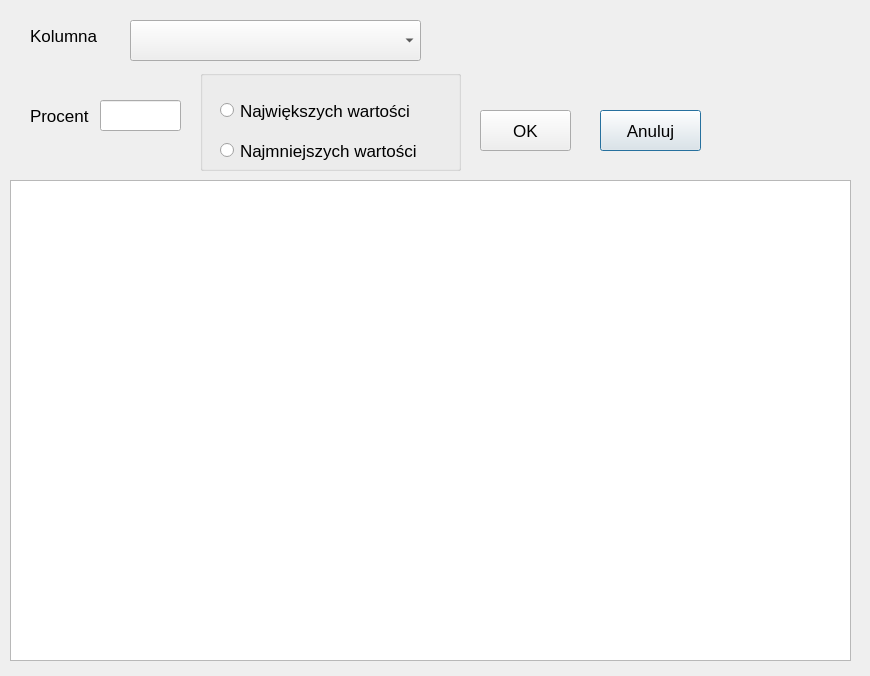
<?xml version="1.0" encoding="UTF-8"?>
<ui version="4.0">
 <class>Dialog</class>
 <widget class="QDialog" name="Dialog">
  <property name="geometry">
   <rect>
    <x>0</x>
    <y>0</y>
    <width>870</width>
    <height>676</height>
   </rect>
  </property>
  <property name="windowTitle">
   <string>Dialog</string>
  </property>
  <widget class="QComboBox" name="comboBoxColumn">
   <property name="geometry">
    <rect>
     <x>130</x>
     <y>20</y>
     <width>291</width>
     <height>41</height>
    </rect>
   </property>
  </widget>
  <widget class="QLineEdit" name="linePercent">
   <property name="geometry">
    <rect>
     <x>100</x>
     <y>100</y>
     <width>81</width>
     <height>31</height>
    </rect>
   </property>
   <property name="font">
    <font>
     <pointsize>13</pointsize>
    </font>
   </property>
  </widget>
  <widget class="QPushButton" name="cancelButton">
   <property name="geometry">
    <rect>
     <x>600</x>
     <y>110</y>
     <width>101</width>
     <height>41</height>
    </rect>
   </property>
   <property name="font">
    <font>
     <pointsize>13</pointsize>
    </font>
   </property>
   <property name="text">
    <string>Anuluj</string>
   </property>
  </widget>
  <widget class="QLabel" name="label">
   <property name="geometry">
    <rect>
     <x>30</x>
     <y>100</y>
     <width>71</width>
     <height>31</height>
    </rect>
   </property>
   <property name="font">
    <font>
     <pointsize>13</pointsize>
    </font>
   </property>
   <property name="text">
    <string>Procent</string>
   </property>
  </widget>
  <widget class="QLabel" name="columnLabel">
   <property name="geometry">
    <rect>
     <x>30</x>
     <y>20</y>
     <width>101</width>
     <height>31</height>
    </rect>
   </property>
   <property name="font">
    <font>
     <pointsize>13</pointsize>
    </font>
   </property>
   <property name="text">
    <string>Kolumna</string>
   </property>
  </widget>
  <widget class="QPushButton" name="okButton">
   <property name="geometry">
    <rect>
     <x>480</x>
     <y>110</y>
     <width>91</width>
     <height>41</height>
    </rect>
   </property>
   <property name="font">
    <font>
     <pointsize>13</pointsize>
    </font>
   </property>
   <property name="text">
    <string>OK</string>
   </property>
  </widget>
  <widget class="QGroupBox" name="groupBox">
   <property name="geometry">
    <rect>
     <x>200</x>
     <y>70</y>
     <width>261</width>
     <height>101</height>
    </rect>
   </property>
   <property name="title">
    <string/>
   </property>
   <widget class="QRadioButton" name="radioButtonMax">
    <property name="geometry">
     <rect>
      <x>20</x>
      <y>30</y>
      <width>201</width>
      <height>21</height>
     </rect>
    </property>
    <property name="font">
     <font>
      <pointsize>13</pointsize>
     </font>
    </property>
    <property name="text">
     <string>Największych wartości</string>
    </property>
   </widget>
   <widget class="QRadioButton" name="radioButtonMin">
    <property name="geometry">
     <rect>
      <x>20</x>
      <y>70</y>
      <width>201</width>
      <height>21</height>
     </rect>
    </property>
    <property name="font">
     <font>
      <pointsize>13</pointsize>
     </font>
    </property>
    <property name="text">
     <string>Najmniejszych wartości</string>
    </property>
   </widget>
  </widget>
  <widget class="QTableView" name="tableView">
   <property name="geometry">
    <rect>
     <x>10</x>
     <y>180</y>
     <width>841</width>
     <height>481</height>
    </rect>
   </property>
  </widget>
 </widget>
 <resources/>
 <connections/>
</ui>
